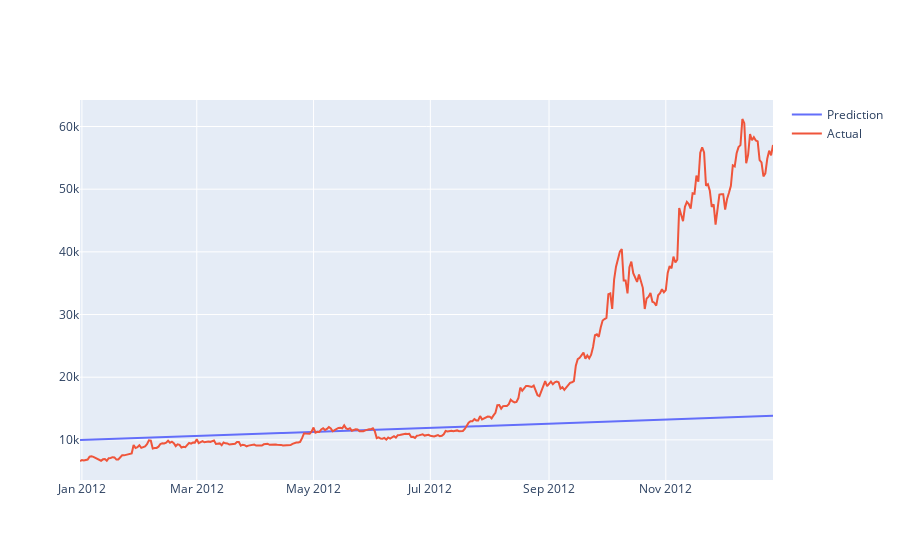

The notebook cell saved with this chart:
### Code cell
fig = go.Figure()
fig.add_trace(go.Scatter(x=bitcoin.index, y=bitcoin_predy.squeeze().tolist(),
                    mode='lines',
                    name='Prediction'))
fig.add_trace(go.Scatter(x=bitcoin.index, y= bitcoin_test['Close'].tolist(),
                    mode='lines',
                    name='Actual'))
fig.show()

### Figure 1 — Plotly figure (JSON) as saved in the notebook; plotly's stock layout.template omitted (floating-point values rounded to 4 significant figures; data arrays with more than 128 entries replaced by an {"elided": "..."} marker saying what was removed)
{"data": [{"mode": "lines", "name": "Prediction", "type": "scatter", "x": {"elided": "3378 str values"}, "y": {"elided": "363 float values"}}, {"mode": "lines", "name": "Actual", "type": "scatter", "x": {"elided": "3378 str values"}, "y": {"elided": "363 float values"}}], "layout": {}}
